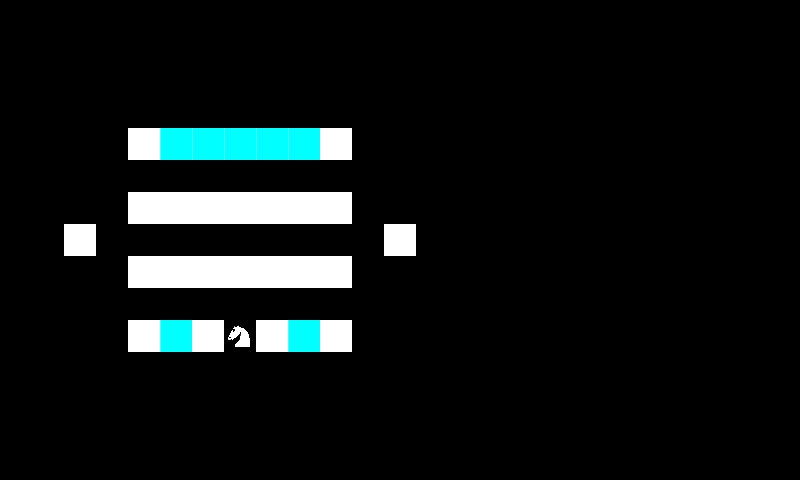

Below is a game level as drawn by its tile map, then a one-line description and the .tmx file that defines it, in full:
An orthogonal 25x15 tile map with 32x32 px tiles, 1 tile layer (Map).

<map version="1.0" orientation="orthogonal" renderorder="right-down" width="25" height="15" tilewidth="32" tileheight="32" nextobjectid="14">
 <tileset firstgid="1" name="Tileset" tilewidth="32" tileheight="32" tilecount="18">
  <image source="gfx/Tileset.png" width="192" height="96" />
 </tileset>
 <layer name="Map" width="25" height="15">
  <data>
   <tile gid="0" />
   <tile gid="0" />
   <tile gid="0" />
   <tile gid="0" />
   <tile gid="0" />
   <tile gid="0" />
   <tile gid="0" />
   <tile gid="0" />
   <tile gid="0" />
   <tile gid="0" />
   <tile gid="0" />
   <tile gid="0" />
   <tile gid="0" />
   <tile gid="0" />
   <tile gid="0" />
   <tile gid="0" />
   <tile gid="0" />
   <tile gid="0" />
   <tile gid="0" />
   <tile gid="0" />
   <tile gid="0" />
   <tile gid="0" />
   <tile gid="0" />
   <tile gid="0" />
   <tile gid="0" />
   <tile gid="0" />
   <tile gid="0" />
   <tile gid="0" />
   <tile gid="0" />
   <tile gid="0" />
   <tile gid="0" />
   <tile gid="0" />
   <tile gid="0" />
   <tile gid="0" />
   <tile gid="0" />
   <tile gid="0" />
   <tile gid="0" />
   <tile gid="0" />
   <tile gid="0" />
   <tile gid="0" />
   <tile gid="0" />
   <tile gid="0" />
   <tile gid="0" />
   <tile gid="0" />
   <tile gid="0" />
   <tile gid="0" />
   <tile gid="0" />
   <tile gid="0" />
   <tile gid="0" />
   <tile gid="0" />
   <tile gid="0" />
   <tile gid="0" />
   <tile gid="0" />
   <tile gid="0" />
   <tile gid="0" />
   <tile gid="0" />
   <tile gid="0" />
   <tile gid="0" />
   <tile gid="0" />
   <tile gid="0" />
   <tile gid="0" />
   <tile gid="0" />
   <tile gid="0" />
   <tile gid="0" />
   <tile gid="0" />
   <tile gid="0" />
   <tile gid="0" />
   <tile gid="0" />
   <tile gid="0" />
   <tile gid="0" />
   <tile gid="0" />
   <tile gid="0" />
   <tile gid="0" />
   <tile gid="0" />
   <tile gid="0" />
   <tile gid="0" />
   <tile gid="0" />
   <tile gid="0" />
   <tile gid="0" />
   <tile gid="0" />
   <tile gid="0" />
   <tile gid="0" />
   <tile gid="0" />
   <tile gid="0" />
   <tile gid="0" />
   <tile gid="0" />
   <tile gid="0" />
   <tile gid="0" />
   <tile gid="0" />
   <tile gid="0" />
   <tile gid="0" />
   <tile gid="0" />
   <tile gid="0" />
   <tile gid="0" />
   <tile gid="0" />
   <tile gid="0" />
   <tile gid="0" />
   <tile gid="0" />
   <tile gid="0" />
   <tile gid="0" />
   <tile gid="0" />
   <tile gid="0" />
   <tile gid="0" />
   <tile gid="0" />
   <tile gid="1" />
   <tile gid="2" />
   <tile gid="2" />
   <tile gid="2" />
   <tile gid="2" />
   <tile gid="2" />
   <tile gid="1" />
   <tile gid="0" />
   <tile gid="0" />
   <tile gid="0" />
   <tile gid="0" />
   <tile gid="0" />
   <tile gid="0" />
   <tile gid="0" />
   <tile gid="0" />
   <tile gid="0" />
   <tile gid="0" />
   <tile gid="0" />
   <tile gid="0" />
   <tile gid="0" />
   <tile gid="0" />
   <tile gid="0" />
   <tile gid="0" />
   <tile gid="0" />
   <tile gid="0" />
   <tile gid="0" />
   <tile gid="0" />
   <tile gid="0" />
   <tile gid="0" />
   <tile gid="0" />
   <tile gid="0" />
   <tile gid="0" />
   <tile gid="0" />
   <tile gid="0" />
   <tile gid="0" />
   <tile gid="0" />
   <tile gid="0" />
   <tile gid="0" />
   <tile gid="0" />
   <tile gid="0" />
   <tile gid="0" />
   <tile gid="0" />
   <tile gid="0" />
   <tile gid="0" />
   <tile gid="0" />
   <tile gid="0" />
   <tile gid="0" />
   <tile gid="0" />
   <tile gid="0" />
   <tile gid="0" />
   <tile gid="1" />
   <tile gid="1" />
   <tile gid="1" />
   <tile gid="1" />
   <tile gid="1" />
   <tile gid="1" />
   <tile gid="1" />
   <tile gid="0" />
   <tile gid="0" />
   <tile gid="0" />
   <tile gid="0" />
   <tile gid="0" />
   <tile gid="0" />
   <tile gid="0" />
   <tile gid="0" />
   <tile gid="0" />
   <tile gid="0" />
   <tile gid="0" />
   <tile gid="0" />
   <tile gid="0" />
   <tile gid="0" />
   <tile gid="0" />
   <tile gid="0" />
   <tile gid="1" />
   <tile gid="0" />
   <tile gid="0" />
   <tile gid="0" />
   <tile gid="0" />
   <tile gid="0" />
   <tile gid="0" />
   <tile gid="0" />
   <tile gid="0" />
   <tile gid="0" />
   <tile gid="1" />
   <tile gid="0" />
   <tile gid="0" />
   <tile gid="0" />
   <tile gid="0" />
   <tile gid="0" />
   <tile gid="0" />
   <tile gid="0" />
   <tile gid="0" />
   <tile gid="0" />
   <tile gid="0" />
   <tile gid="0" />
   <tile gid="0" />
   <tile gid="0" />
   <tile gid="0" />
   <tile gid="0" />
   <tile gid="0" />
   <tile gid="1" />
   <tile gid="1" />
   <tile gid="1" />
   <tile gid="1" />
   <tile gid="1" />
   <tile gid="1" />
   <tile gid="1" />
   <tile gid="0" />
   <tile gid="0" />
   <tile gid="0" />
   <tile gid="0" />
   <tile gid="0" />
   <tile gid="0" />
   <tile gid="0" />
   <tile gid="0" />
   <tile gid="0" />
   <tile gid="0" />
   <tile gid="0" />
   <tile gid="0" />
   <tile gid="0" />
   <tile gid="0" />
   <tile gid="0" />
   <tile gid="0" />
   <tile gid="0" />
   <tile gid="0" />
   <tile gid="0" />
   <tile gid="0" />
   <tile gid="0" />
   <tile gid="0" />
   <tile gid="0" />
   <tile gid="0" />
   <tile gid="0" />
   <tile gid="0" />
   <tile gid="0" />
   <tile gid="0" />
   <tile gid="0" />
   <tile gid="0" />
   <tile gid="0" />
   <tile gid="0" />
   <tile gid="0" />
   <tile gid="0" />
   <tile gid="0" />
   <tile gid="0" />
   <tile gid="0" />
   <tile gid="0" />
   <tile gid="0" />
   <tile gid="0" />
   <tile gid="0" />
   <tile gid="0" />
   <tile gid="0" />
   <tile gid="1" />
   <tile gid="2" />
   <tile gid="1" />
   <tile gid="10" />
   <tile gid="1" />
   <tile gid="2" />
   <tile gid="1" />
   <tile gid="0" />
   <tile gid="0" />
   <tile gid="0" />
   <tile gid="0" />
   <tile gid="0" />
   <tile gid="0" />
   <tile gid="0" />
   <tile gid="0" />
   <tile gid="0" />
   <tile gid="0" />
   <tile gid="0" />
   <tile gid="0" />
   <tile gid="0" />
   <tile gid="0" />
   <tile gid="0" />
   <tile gid="0" />
   <tile gid="0" />
   <tile gid="0" />
   <tile gid="0" />
   <tile gid="0" />
   <tile gid="0" />
   <tile gid="0" />
   <tile gid="0" />
   <tile gid="0" />
   <tile gid="0" />
   <tile gid="0" />
   <tile gid="0" />
   <tile gid="0" />
   <tile gid="0" />
   <tile gid="0" />
   <tile gid="0" />
   <tile gid="0" />
   <tile gid="0" />
   <tile gid="0" />
   <tile gid="0" />
   <tile gid="0" />
   <tile gid="0" />
   <tile gid="0" />
   <tile gid="0" />
   <tile gid="0" />
   <tile gid="0" />
   <tile gid="0" />
   <tile gid="0" />
   <tile gid="0" />
   <tile gid="0" />
   <tile gid="0" />
   <tile gid="0" />
   <tile gid="0" />
   <tile gid="0" />
   <tile gid="0" />
   <tile gid="0" />
   <tile gid="0" />
   <tile gid="0" />
   <tile gid="0" />
   <tile gid="0" />
   <tile gid="0" />
   <tile gid="0" />
   <tile gid="0" />
   <tile gid="0" />
   <tile gid="0" />
   <tile gid="0" />
   <tile gid="0" />
   <tile gid="0" />
   <tile gid="0" />
   <tile gid="0" />
   <tile gid="0" />
   <tile gid="0" />
   <tile gid="0" />
   <tile gid="0" />
   <tile gid="0" />
   <tile gid="0" />
   <tile gid="0" />
   <tile gid="0" />
   <tile gid="0" />
   <tile gid="0" />
   <tile gid="0" />
   <tile gid="0" />
   <tile gid="0" />
   <tile gid="0" />
   <tile gid="0" />
   <tile gid="0" />
   <tile gid="0" />
   <tile gid="0" />
   <tile gid="0" />
   <tile gid="0" />
   <tile gid="0" />
   <tile gid="0" />
   <tile gid="0" />
   <tile gid="0" />
   <tile gid="0" />
   <tile gid="0" />
   <tile gid="0" />
   <tile gid="0" />
   <tile gid="0" />
   <tile gid="0" />
   <tile gid="0" />
   <tile gid="0" />
   <tile gid="0" />
   <tile gid="0" />
   <tile gid="0" />
   <tile gid="0" />
   <tile gid="0" />
   <tile gid="0" />
   <tile gid="0" />
   <tile gid="0" />
   <tile gid="0" />
   <tile gid="0" />
   <tile gid="0" />
   <tile gid="0" />
   <tile gid="0" />
   <tile gid="0" />
   <tile gid="0" />
   <tile gid="0" />
   <tile gid="0" />
  </data>
 </layer>
 <objectgroup name="Pieces" />
</map>
